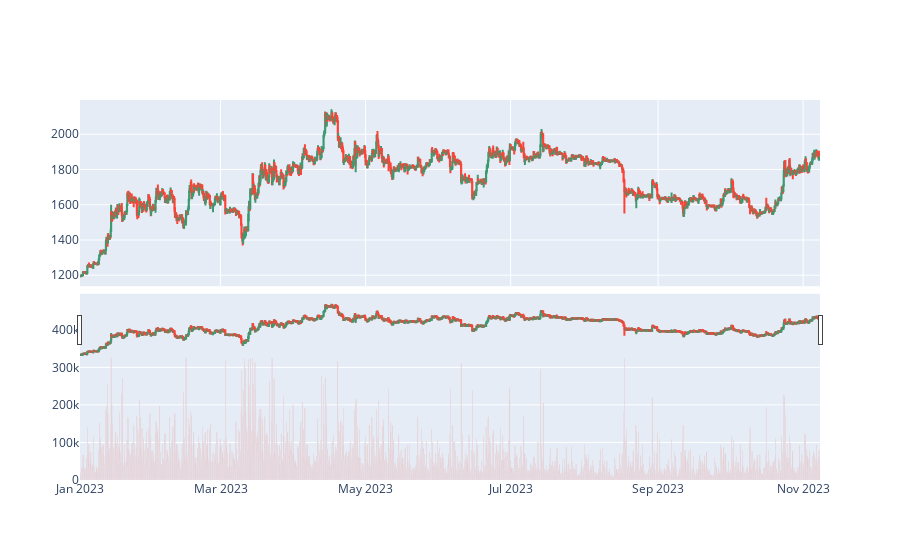

The notebook cell this image was saved under:
### Code cell
import plotly.graph_objects as go
from plotly.offline import iplot
from plotly.subplots import make_subplots

df = universe.data_universe.candles.df

candlesticks = go.Candlestick(
    x=df.index,
    open=df['open'],
    high=df['high'],
    low=df['low'],
    close=df['close'],
    showlegend=False
)


volume_bars = go.Bar(
    x=df.index,
    y=df['volume'],
    showlegend=False
)

fig = make_subplots(rows=2,
cols=1,
shared_xaxes=True,
vertical_spacing=0.02)

fig.add_trace(candlesticks, row=1, col=1)

fig.add_trace(volume_bars, row=2, col=1)

fig.show()

### Figure 1 — Plotly figure (JSON) as saved in the notebook; plotly's stock layout.template omitted (floating-point values rounded to 4 significant figures; data arrays with more than 128 entries replaced by an {"elided": "..."} marker saying what was removed)
{"data": [{"close": {"elided": "1867 float values"}, "high": {"elided": "1867 float values"}, "low": {"elided": "1867 float values"}, "open": {"elided": "1867 float values"}, "showlegend": false, "type": "candlestick", "x": {"elided": "1867 str values"}, "xaxis": "x", "yaxis": "y"}, {"showlegend": false, "type": "bar", "x": {"elided": "1867 str values"}, "xaxis": "x2", "y": {"elided": "1867 float values"}, "yaxis": "y2"}], "layout": {"xaxis": {"anchor": "y", "domain": [0, 1], "matches": "x2", "showticklabels": false}, "xaxis2": {"anchor": "y2", "domain": [0, 1]}, "yaxis": {"anchor": "x", "domain": [0.51, 1]}, "yaxis2": {"anchor": "x2", "domain": [0, 0.49]}}}
